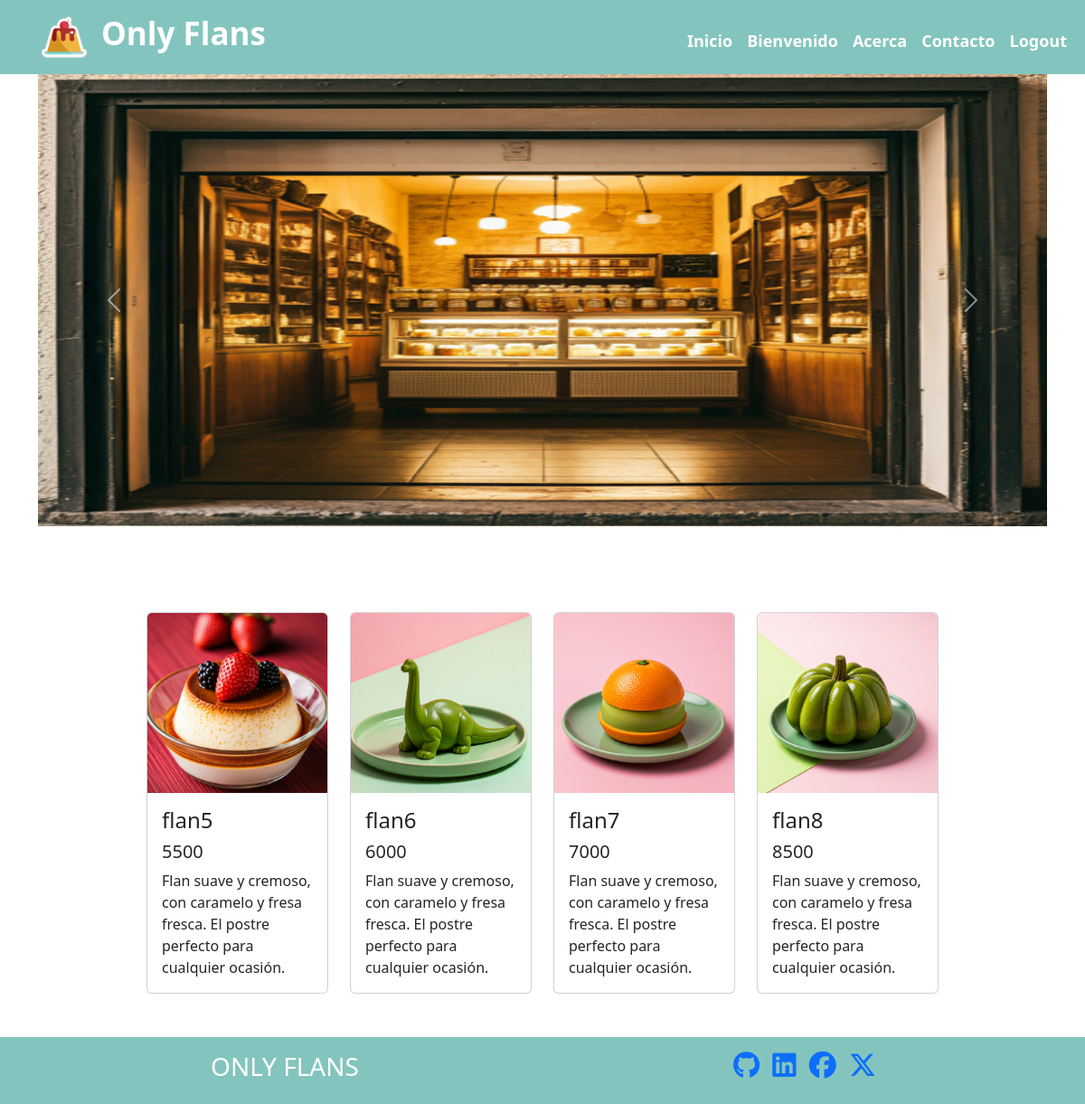
The app's page /bienvenido/ (signed in) with its own data.
### web/models.py (models this page shows)
class Flan(models.Model):
    flan_uuid = models.UUIDField()
    name = models.CharField(max_length=64)
    precio = models.IntegerField()
    description = models.TextField()
    img_url = models.TextField()
    slug = models.SlugField()
    is_private = models.BooleanField()

### web/views.py (the view)
# urls.py: path('bienvenido/', bienvenido, name="bienvenido"),
@login_required
def bienvenido(request):
    flanes = Flan.objects.filter(is_private=True)
    return render(request,'welcome.html',{'flanes':flanes})

### web/templates/welcome.html (shortened to what this page needs)
{% extends 'base.html' %}
{% block content %}
<section class="container ">
    <div id="carouselExampleFade" class="carousel slide carousel-fade" data-bs-ride="carousel">
        <div class="carousel-inner">
            <div class="carousel-item active">
                {% load static %}
            </div>
            <div class="carousel-item active">
                {% load static %}
            </div>
            <div class="carousel-item active">
                {% load static %}
                <img src="{% static 'img/acerca1.png' %}"  class="d-block w-100" alt="nort">
            </div>
        </div>
        <button class="carousel-control-prev" type="button" data-bs-target="#carouselExampleFade"
            data-bs-slide="prev">
            <span class="carousel-control-prev-icon" aria-hidden="true"></span>
        </button>
        <button class="carousel-control-next" type="button" data-bs-target="#carouselExampleFade"
            data-bs-slide="next">
            <span class="carousel-control-next-icon" aria-hidden="true"></span>
        </button>
    </div>
</section>
<section id="highlight" class=" d-flex justify-content-center align-items-center">
    <div class="w-75 align-items-center container pb-5">
        <h2 class="container mt-2 text-center">Nuestros Deliciosos Productos</h2>
        <hr>
        <div class="row g-4">
            {% for flan in flanes%}
            <div class="col-xl-3 col-md-6 col-sm-12">
                <div class="card mt-3">
                    {% load static %}
                    <img class="card-img-top" src={{flan.img_url}}  alt="Card image cap">
                    <div class="card-body">
                        <h4>{{flan.name}}</h4>
                        <h5>{{flan.precio}}</h5>
                        <p class="card-text">{{flan.description}}</p>
                    </div>
                </div>
            </div>
            {% endfor %}
        </div>
    </div>
</section>
{% endblock %}

### static/css/styles.css (style rules this page uses)
:root { --color-black: #006d77; --color-aero: #83c5be; --color-thistle: #e2b3a3; --color-white: #fff; }
#carouselExampleFade img { height:500px; width: auto; }
#contact_form,label, h2, hr { color: var(--color-white); }

### records on screen
Flan: img_url (picture), name "flan5", precio "5500", description "Flan suave y cremoso, con caramelo y fresa fresca. El postre perfecto para cualquier ocasión."
Flan: img_url (picture), name "flan6", precio "6000", description "Flan suave y cremoso, con caramelo y fresa fresca. El postre perfecto para cualquier ocasión."
Flan: img_url (picture), name "flan7", precio "7000", description "Flan suave y cremoso, con caramelo y fresa fresca. El postre perfecto para cualquier ocasión."
Flan: img_url (picture), name "flan8", precio "8500", description "Flan suave y cremoso, con caramelo y fresa fresca. El postre perfecto para cualquier ocasión."
